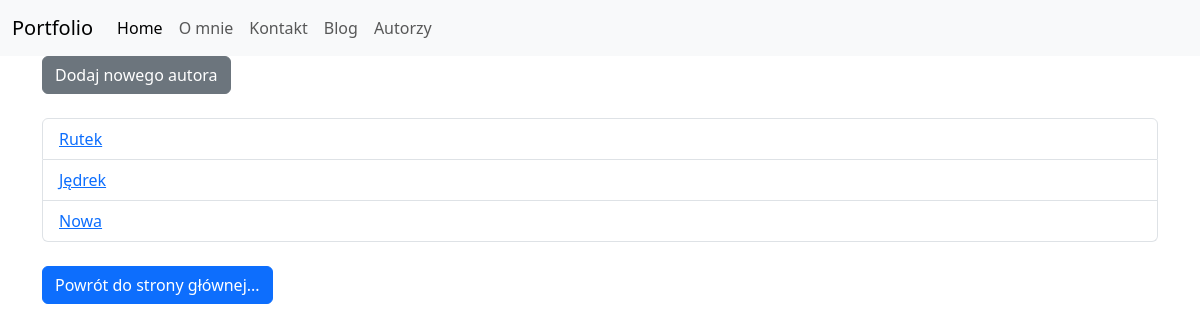
Page /posts/authors/list on the earlier database version.
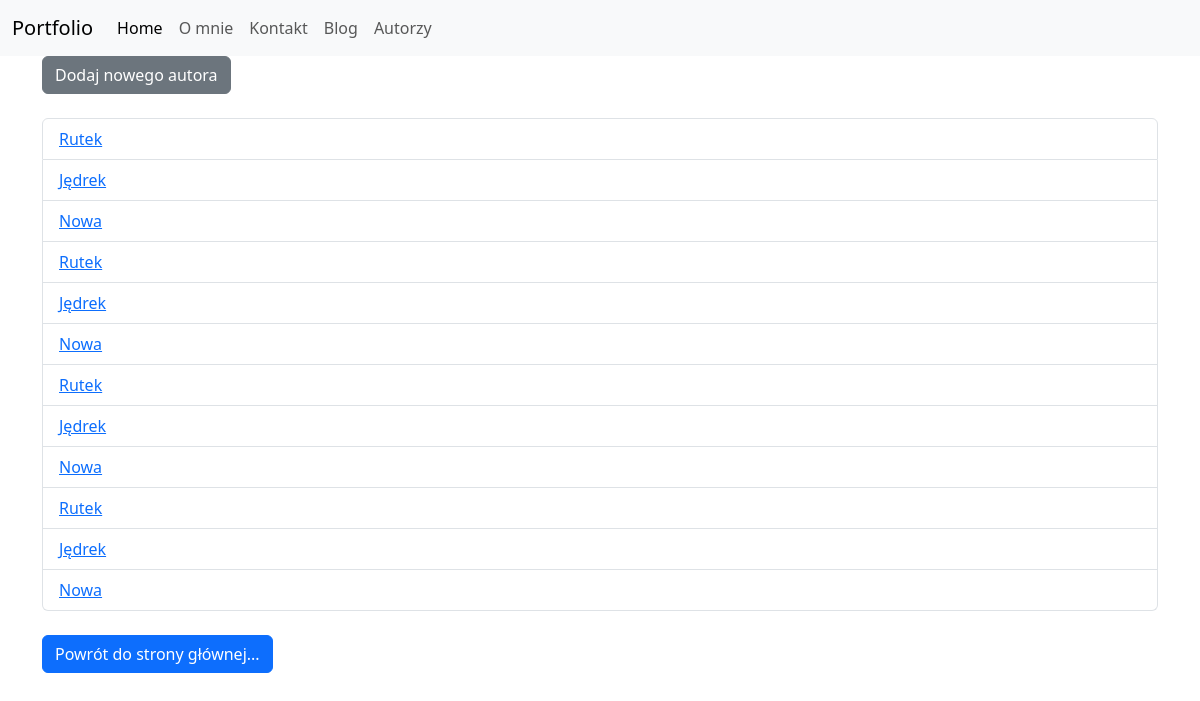
Same page on the later database version.
### posts/models.py (models this page shows, shortened)
class Author(models.Model):
    nick = models.CharField(max_length=100)
    email = models.EmailField()
    bio = models.TextField(blank=True, null=True)

### posts/views.py (the view)
# urls.py: path('authors/list', authors_list, name='authors_list'),
def authors_list(request):
    authors = Author.objects.all()
    return render(request, template_name='posts/authors_list.html', context={'authors': authors, 'title': 'Authors list'})

### posts/templates/posts/authors_list.html (shortened to what this page needs)
{% extends "infos/base.html" %}
{% block content %}
    <a href="{% url 'posts:author_form' %}" class="btn btn-secondary" tabindex="-1"
       role="button" aria-disabled="true">Dodaj nowego autora</a>
    <ul class="list-group">
        {% for a in authors %}
            <li class="list-group-item"><a href="{% url 'posts:author_details' a.id %}"
                                           tabindex="-1" role="button"
                                           aria-disabled="false">{{ a.nick }}</a></li>
        {% endfor %}
    </ul>
    <a href="{% url 'home' %}" class="btn btn-primary" tabindex="-1"
       role="button" aria-disabled="true">Powrót do strony głównej...</a>
{% endblock content %}

Differences in the rows shown:
added Author: nick "Rutek"
added Author: nick "Jędrek"
added Author: nick "Nowa"
added Author: nick "Rutek"
added Author: nick "Jędrek"
added Author: nick "Nowa"
added Author: nick "Rutek"
added Author: nick "Jędrek"
added Author: nick "Nowa"
